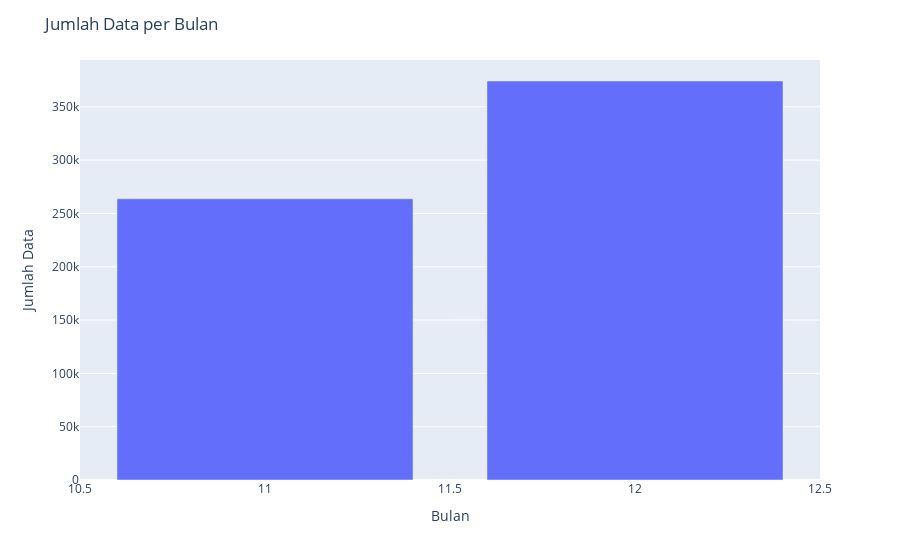

Notebook code cell kept with this figure:
### Markdown cell above
### --Month Data--

### Code cell
df_counts = df['month'].value_counts().reset_index()
df_counts.columns = ['month', 'counts']

# Mengurutkan data berdasarkan bulan
df_counts = df_counts.sort_values('month')

# Membuat plot bar chart
fig = px.bar(data_frame=df_counts, x='month', y='counts', labels={'counts': 'Jumlah'})
fig.update_layout(title='Jumlah Data per Bulan',
                  xaxis_title='Bulan',
                  yaxis_title='Jumlah Data')

# Menampilkan plot
fig.show(renderer='plotly_mimetype')

### Figure 1 — Plotly figure (JSON) as saved in the notebook; plotly's stock layout.template omitted (floating-point values rounded to 4 significant figures)
{"data": [{"alignmentgroup": "True", "hovertemplate": "month=%{x}<br>Jumlah=%{y}<extra></extra>", "legendgroup": "", "marker": {"color": "#636efa", "pattern": {"shape": ""}}, "name": "", "offsetgroup": "", "orientation": "v", "showlegend": false, "textposition": "auto", "x": [11, 12], "xaxis": "x", "y": [263771, 374205], "yaxis": "y", "type": "bar"}], "layout": {"xaxis": {"anchor": "y", "domain": [0, 1], "title": {"text": "Bulan"}}, "yaxis": {"anchor": "x", "domain": [0, 1], "title": {"text": "Jumlah Data"}}, "legend": {"tracegroupgap": 0}, "margin": {"t": 60}, "barmode": "relative", "title": {"text": "Jumlah Data per Bulan"}}}
